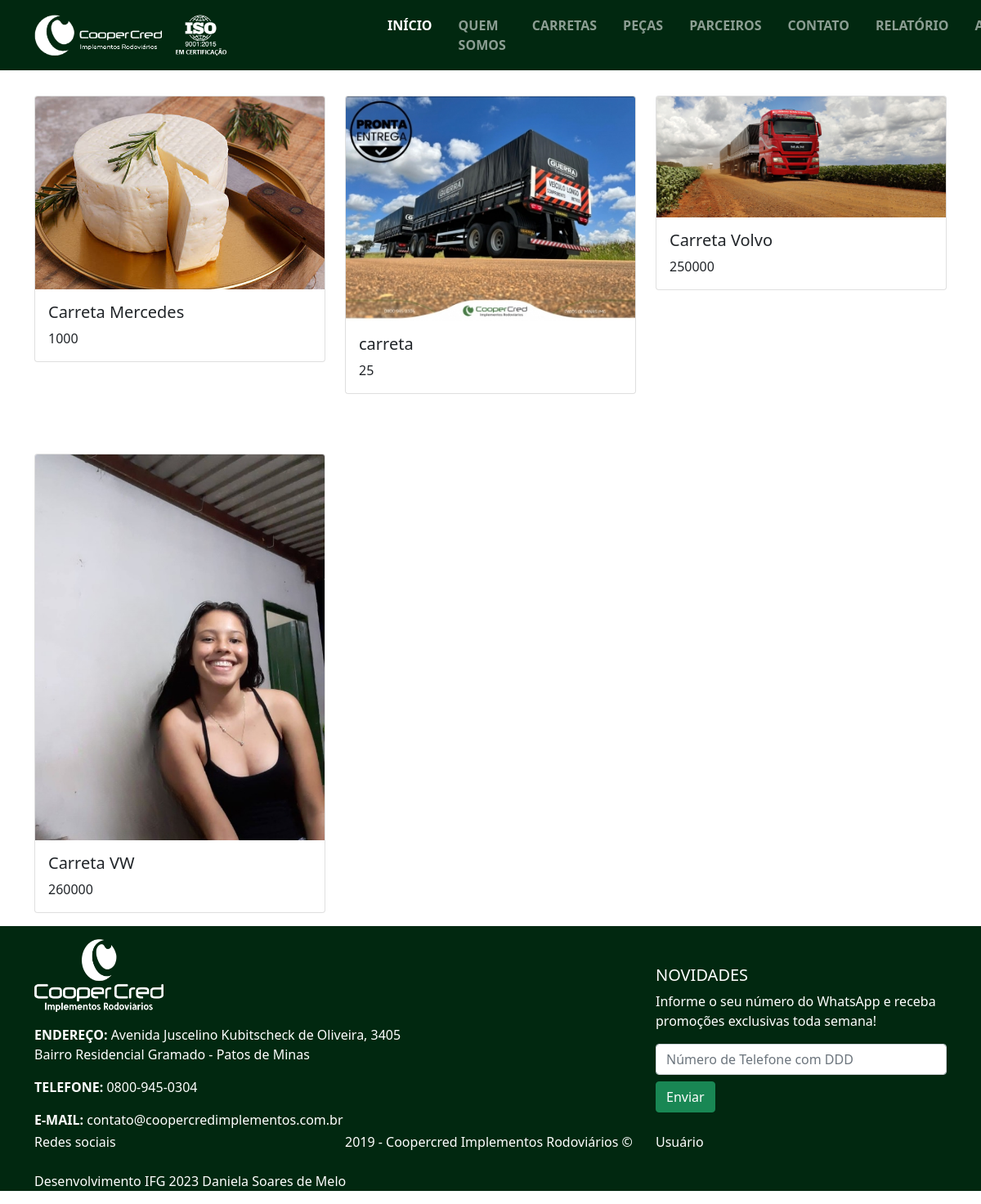
Screenshot of /?secao=carretas with the database file from the repository.
### tables this page shows
CREATE TABLE `tb_produto` (
  `id` int(11) NOT NULL,
  `descricao` text NOT NULL,
  `valor` double NOT NULL,
  `url` text NOT NULL,
  `status` int(11) NOT NULL
);

### verurl.php (called while the page is built)
<?php
class verurl{
    function trocarUrl($url){
        if(empty($url)){
            $url = "secoes/principal.php";
    }else{
        $url = "secoes/$url.php";
    }
    include_once($url);
    }
}
?>

### classes/conexao.php (called while the page is built, shortened)
<?php
class conexao{
protected $host, $user, $pass, $dba, $conn, $sql, $qr, $data, $status, $totalFields, $error, $descricao, $valor, $url;
public function __construct(){
    $this->host = "localhost";
    $this->user = "root";
    $this->pass = "";
    $this->dba = "oclone";
}
public function connect(){
    $this->conn = @mysqli_connect($this->host, $this->user, $this->pass)
    or die("<ins><center>Erro ao acessar o banco de dados: </center></ins></br>".mysqli_error());
    mysqli_set_charset($this->conn, "utf8");
    return $this->conn;
}
public function execSQL($sql){
    $this->qr = @mysqli_query($this->conn, $sql) or die("<ins><center>Erro ao executar query: $sql </center></ins></br>".mysqli_error());
    return $this->qr;
}
} ?>

### classes/manipuladados.php (called while the page is built, shortened)
<?php
include_once("conexao.php");
class manipuladados extends conexao{
    protected $sql, $qr, $table, $fields, $dados, $status, $fieldId, $valueId, $descricao, $valor,$titulo, $endereco, $url;
    public function setTable($t){
        $this->table = $t;
    }
    public function getCarretas(){
        $this->sql = "SELECT * FROM $this->table WHERE status=0";
        $this->qr = self::execSQL($this->sql);
        return $this->qr;
    }  public function getPecas(){
        $this->sql = "SELECT * FROM $this->table WHERE status=1";
        $this->qr = self::execSQL($this->sql);
        return $this->qr;
    }
}
?>

### secoes/carretas.php (the view)
<?php
include_once("verurl.php");
include ("classes/manipuladados.php");
?>
<html>
<body>
  <section class="container">
    <div class="row justify-content-between">
    <?php
    $busca = new manipuladados();
    $busca->setTable("tb_produto");
    $resultado = $busca->getCarretas();
    while($row = @mysqli_fetch_array($resultado, MYSQLI_ASSOC)){
    ?>
        <article class="col-lg-4 col-md-6 col-sm-12" style="margin-top: 5%;">
        <div class="card mb-3">
          <img src="<?=$row["url"];?>" class="card-img-top">
          <div class="card-body">
            <h5 class="card-title"><?=$row["descricao"];?></h5>
            <p class="card-text"><?=$row["valor"];?></p>
          </div>
        </div>
      </article>
    <?php } ?>
    </div>
  </section>
</body>
</html>

### index.php (shortened to what this page needs)
<?php
include_once("verurl.php");
?>
<html>
<head>
    <link rel='stylesheet' type='text/css' media='screen' href='css/bootstrap.css'>
    <link rel='stylesheet' type='text/css' media='screen' href='css/app.css'>
    <link rel='stylesheet' type='text/css' media='screen' href='css/app.css'>
</head>
<body>
    <header>
        <?php include "includes/topocommenu.php"; ?>
    </header>
    <section>
        <article>
            <?php
            $red = new verURL();
            $red->trocarUrl(@$_GET['secao']);
            ?>
        </article>
    </section>
    <footer>
        <?php include "includes/rodape.php"; ?>
    </footer>
</body>
</html>

### includes/topocommenu.php (shortened to what this page needs)
<nav class="navbar navbar-dark navbar-expand-lg fixed-top">
    <div class="container">
        <a class="navbar-brand" href=""><img src="img/logo_with_iso.png" width="60%" height="60%"></a>
        <div class="offcanvas offcanvas-end" tabindex="-1" id="offcanvasNavbar" aria-labelledby="offcanvasNavbarLabel">
            <div class="offcanvas-body">
                <ul class="navbar-nav justify-content-center flex-grow-1 pe-3" action="principal.php">
                    <li class="nav-item">
                        <a class="nav-link active px-3 fw-bold" aria-current="page" href="index.php">INÍCIO</a>
                    </li>
                    <li class="nav-item">
                        <a class="nav-link px-3 fw-bold" href="?secao=quem">QUEM SOMOS</a>
                    </li>
                    <li class="nav-item">
                        <a class="nav-link px-3 fw-bold" href="?secao=carretas">CARRETAS</a>
                    </li>
                    <li class="nav-item">
                        <a class="nav-link px-3 fw-bold" href="?secao=pecas">PEÇAS</a>
                    </li>
                    <li class="nav-item">
                        <a class="nav-link px-3 fw-bold" href="?secao=parceiros">PARCEIROS</a>
                    </li>
                    <li class="nav-item">
                        <a class="nav-link px-3 fw-bold" href="?secao=contato">CONTATO</a>
                    </li>
                    <li class="nav-item">
                        <a class="nav-link px-3 fw-bold" href="fpdf/relatorio.php">RELATÓRIO</a>
                    </li>
                    <li class="nav-item">
                        <a class="nav-link px-3 fw-bold" href="adm/index.php">ADMIN</a>
                    </li>
                </ul>
            </div>
        </div>
    </div>
</nav>

### includes/rodape.php (shortened to what this page needs)
<div class="container">
    <div class="row">
        <div class="col-lg-5">
            <p>
            <figure><img src="img/logo_white.png" id="imgrodape" /></figure>
            </p>
            <p>
            <address><span class="fw-bold">ENDEREÇO:</span> Avenida Juscelino Kubitscheck
                de Oliveira, 3405 Bairro Residencial Gramado - Patos de Minas</address>
            </p>
            <p><span class="fw-bold">TELEFONE:</span> 0800-945-0304</p>
            <p>
            <address><span class="fw-bold">E-MAIL:</span> contato@coopercredimplementos.com.br </address>
            </p>
        </div>
        <div class="col-lg-4 offset-lg-3">
            <h5 class="mt-5">NOVIDADES</h5>
            <p>Informe o seu número do WhatsApp e receba promoções exclusivas toda semana!</p>
            <form>
                <input type="text" class="form-control" placeholder="Número de Telefone com DDD" />
                <p><button type="submit" class="btn btn-success my-2">Enviar</button></p>
            </form>
        </div>
    </div>
    <div class="footer-area dark-f">
    <div class="row">
        <div class="col-lg-4 col-md-3 col-sm-4">
            Redes sociais
        </div>
        <div class="col-lg-4 col-md-3 col-sm-4">
            2019 - Coopercred Implementos Rodoviários ©
        </div>
        <div class="col-lg-4 col-md-3 col-sm-4">
            Usuário
        </div>
    </div>
</div></br>
<?php
echo"<address> Desenvolvimento IFG".date(" 2023 "). "Daniela Soares de Melo </address>";
?>

### css/app.css (style rules this page uses)
:root { --cor-fundo:#012810; }
* { box-sizing: border-box; }
header,nav,footer { background-color:var(--cor-fundo); }
.offcanvas-body { background-color:var(--cor-fundo); }
footer { color:white; }
figure { margin:0; padding: 0; border: 0; }
#imgrodape { width: 35%; height: 35%; }
section { margin-top:50px; position: relative; margin-top: 5%; }

### rows the page displays
tb_produto: url (picture), descricao "Carreta Mercedes", valor "1000"
tb_produto: url (picture), descricao "carreta", valor "25"
tb_produto: url (picture), descricao "Carreta Volvo", valor "250000"
tb_produto: url (picture), descricao "Carreta VW", valor "260000"
